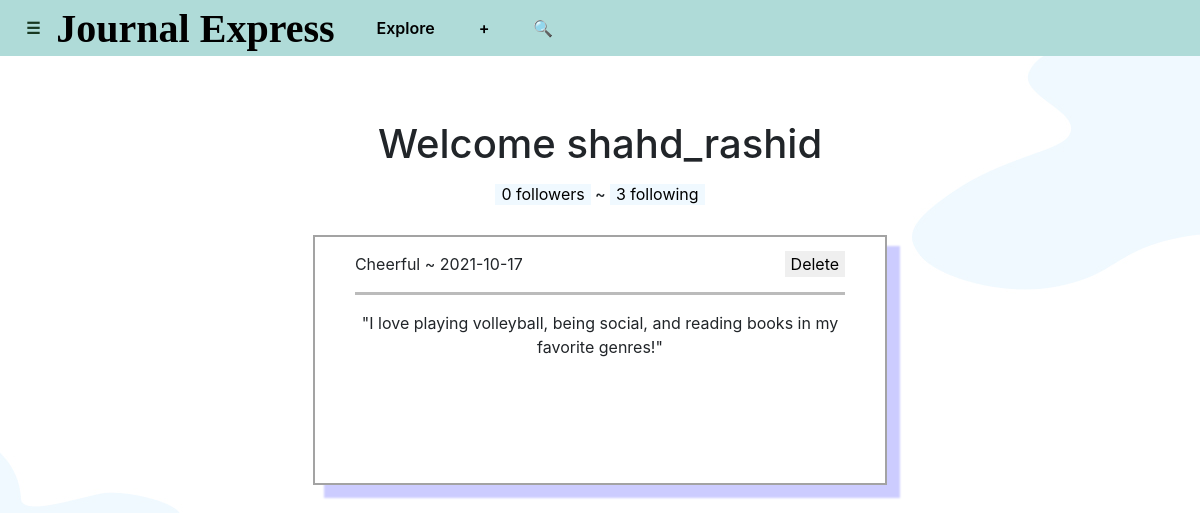
The page /profile (signed in) on the database its author committed.
### tables this page shows
CREATE TABLE users (id INTEGER, username TEXT NOT NULL, hash TEXT NOT NULL, privacy NUMERIC NOT NULL DEFAULT 0, PRIMARY KEY(id));

CREATE TABLE journals(id INTEGER, user_id INTEGER, user TEXT NOT NULL, journal TEXT NOT NULL, genre TEXT NOT NULL, date SMALLDATETIME, PRIMARY KEY(id), FOREIGN KEY(user_id) REFERENCES users(id));

### application.py (the view)
@app.route("/profile", methods=["POST", "GET"])
def profile():
    if "user_id" in session:
        if request.method == "POST":
            delete = request.form.get("delete")
            unfollow = request.form.get("unfollow")
            remove = request.form.get("remove")
            if not unfollow:
                if not remove:
                    db.execute("DELETE FROM journals WHERE id = ?", delete)
                    return redirect("/profile")
                else:
                    db.execute("DELETE FROM follows WHERE profile_user_id = ? AND follow_user_id = ?", remove, session["user_id"])
                    return redirect("/profile")
            else:
                db.execute("DELETE FROM follows WHERE follow_user_id = ? AND profile_user_id = ?", unfollow, session["user_id"])
                return redirect("/profile")
        else:
            username = db.execute("SELECT username FROM users WHERE id = ?", session["user_id"])
            entries = db.execute("SELECT * FROM journals WHERE user_id = ?", session["user_id"])
            following = db.execute("SELECT follow_user_id, follows FROM follows WHERE profile_user_id = ?", session["user_id"])
            followers = db.execute("SELECT profile_user_id, profile FROM follows WHERE follow_user_id = ?", session["user_id"])
            return render_template("profile.html", entries=reversed(entries), username=username[0]["username"], followers=len(followers), following=len(following), followinglist=following, followerlist=followers)
    else:
        return redirect("/login")

### templates/profile.html (shortened to what this page needs)
{% extends "layout.html" %}
{% block main %}
    <p>
        <h1 style="text-align:center">Welcome {{ username }}</h1>
    </p>
    <p>
        <h6 style="text-align:center"><button name="follow" onclick="followers()" style="border:none; background-color:#f0f9ff">{{ followers }} followers</button> ~ <button name="follow" onclick="following()" style="border:none; background-color:#f0f9ff">{{ following }} following</button></h6>
    </p>
    {% for entry in entries %}
        <div class="post" style="margin:30px auto ">
            <p style="display:inline">
                {{ entry.genre }} ~ {{ entry.date }}
                <form action="/profile" method="post">
                    <button name="delete" class="postbtn" type="submit" value='{{ entry.id }}'>Delete</button>
                </form>
            </p>
            <hr style="border-top:3px solid #bbb">
            <p style="text-align:center">
                "{{ entry.journal }}"
            </p>
        </div>
    {% endfor %}
{% endblock %}

### static/styles.css (style rules this page uses)
.post { min-height: 250px; width: 55%; margin: 0 auto; border: 2px solid #a3a3a3; padding: 15px 40px; box-shadow: 12px 12px 2px 1px rgba(0, 0, 255, .2); }
.post .postbtn { position: relative; float: right; bottom: 25px; border: none; }

### rows shown on the page
users: username "shahd_rashid"
journals: genre "Cheerful", date "2021-10-17", {{ entry.id }} 7 (drawn), journal "I love playing volleyball, being social, and reading books in my favorite genres!"

### other values the page prints
{{ followers }} "0"
{{ following }} "3"
